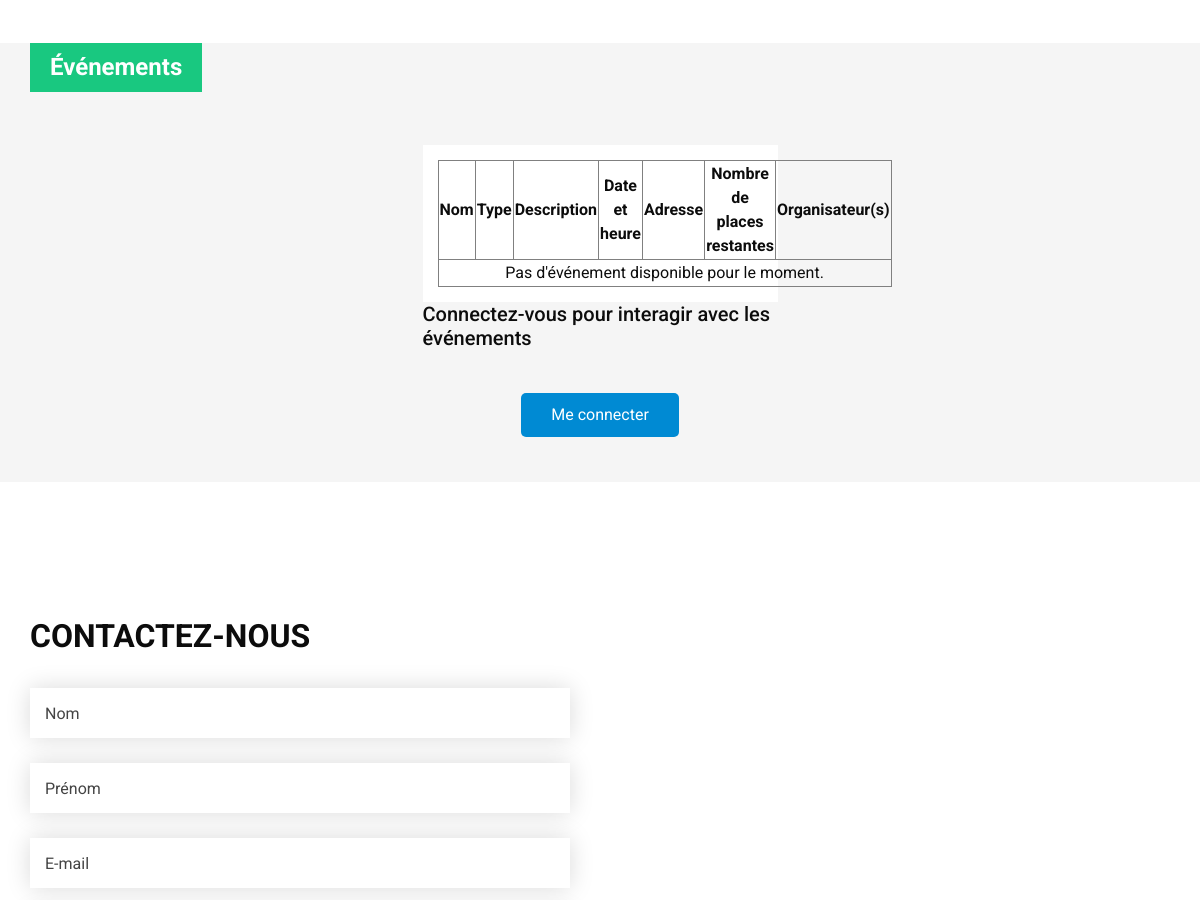
Before: / (middle part) with the older database file.
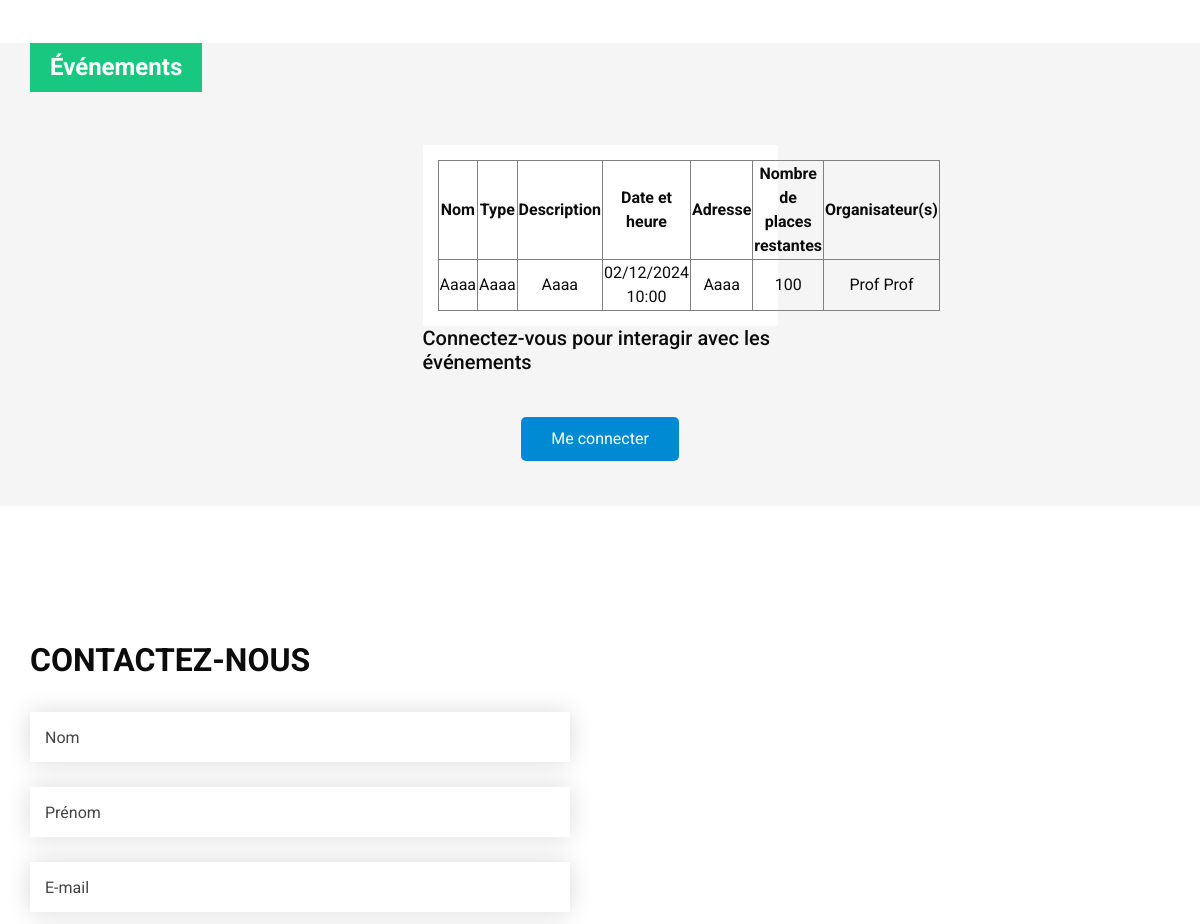
After: the same page with the newer database file.
### tables this page shows
CREATE TABLE `evenement` (
  `id_evenement` int NOT NULL,
  `nom_evenement` varchar(100) NOT NULL,
  `type` varchar(50) NOT NULL,
  `description_evenement` varchar(100) NOT NULL,
  `adresse` varchar(100) NOT NULL,
  `nb_de_places` int NOT NULL,
  `verification` tinyint(1) NOT NULL,
  `date_evenement` datetime(6) NOT NULL
);

CREATE TABLE `utilisateur` (
  `id_utilisateur` int NOT NULL,
  `nom` varchar(50) NOT NULL,
  `prenom` varchar(50) NOT NULL,
  `email` varchar(150) NOT NULL,
  `mdp` varchar(100) NOT NULL,
  `info_sup` text,
  `role` varchar(30) NOT NULL,
  `active` tinyint(1) NOT NULL DEFAULT '0'
);

### PHP/bdd/Bdd.php (called while the page is built)
<?php
class Bdd {
    private $bdd;
    private $serveur = "localhost" ;
    private $nomBdd = "projet_lprs" ;
    private $username = "root";
    private $password = "";
    public function __construct(){
        $this->bdd = new PDO('mysql:host='.$this->serveur.';dbname='.$this->nomBdd,$this->username,$this->password);
    }
    public function getBdd(){
        return $this->bdd;
    }
}
?>

### index.php (the view, shortened to what the changed rows need)
<?php
include 'PHP/bdd/Bdd.php';
$bdd = new Bdd();
$req = $bdd->getBdd()->query('SELECT e.id_evenement, e.nom_evenement, e.type, e.description_evenement, e.adresse, e.nb_de_places-COUNT(p.REF_UTILISATEUR) as "nb_de_places", e.date_evenement, u.nom, u.prenom, u.id_utilisateur FROM evenement as e LEFT JOIN participer as p ON e.id_evenement = p.REF_EVENEMENT LEFT JOIN creer as c ON e.id_evenement = c.REF_EVENEMENT LEFT JOIN utilisateur as u ON c.REF_UTILISATEUR = u.id_utilisateur WHERE e.verification = 1 GROUP BY e.id_evenement, u.id_utilisateur ORDER BY e.date_evenement;');
$res = $req->fetchAll();
foreach ($res as $evenement) {
    $id_evenement = $evenement['id_evenement'];
    if (!isset($evenements[$id_evenement])) {
        $evenements[$id_evenement] = [
            'nom_evenement' => $evenement['nom_evenement'],
            'type' => $evenement['type'],
            'description_evenement' => $evenement['description_evenement'],
            'date_evenement' => $evenement['date_evenement'],
            'adresse' => $evenement['adresse'],
            'nb_de_places' => $evenement['nb_de_places'],
            'organisateurs' => [],
            'est_organisateur' => false
        ];
    }
    $evenements[$id_evenement]['organisateurs'][] = [
        'id_utilisateur' => $evenement['id_utilisateur'],
        'nom' => $evenement['nom'],
        'prenom' => $evenement['prenom']
    ];
}
?>
<!DOCTYPE html>
<html lang="fr">
<head>
  <link rel="stylesheet" type="text/css" href="css/bootstrap.css" />
  <link href="css/font-awesome.min.css" rel="stylesheet" />
  <link href="css/style.css" rel="stylesheet" />
  <link href="css/responsive.css" rel="stylesheet" />
</head>
<body>
  <section class="product_section " id="evenements">
    <div class="container">
      <div class="product_heading">
        <h2>
          Événements
        </h2>
      </div>
      <div class="product_container">
        <div class="box">
          <div class="box-content">
            <div class="detail-box">
                  <table border="1px" style="text-align: center; margin: auto;">
                      <tr>
                          <th>Nom</th>
                          <th>Type</th>
                          <th>Description</th>
                          <th>Date et heure</th>
                          <th>Adresse</th>
                          <th>Nombre de places restantes</th>
                          <th>Organisateur(s)</th>
                      </tr>
                      <tr>
                          <?php
                          if (empty($res)){
                          ?>
                      <tr>
                          <td colspan="10">Pas d'événement disponible pour le moment.</td>
                      </tr>
                          <?php
                          } else {
                              foreach($evenements as $id_evenement => $evenement){
                                  ?>
                      <tr>
                          <td><?php echo $evenement['nom_evenement'] ?></td>
                          <td><?php echo $evenement['type'] ?></td>
                          <td><?php echo $evenement['description_evenement'] ?></td>
                          <td>
                              <?php
                              $date = new DateTime($evenement['date_evenement']);
                              $dateString = date_format($date,'d/m/Y H:i');
                              echo $dateString;
                              ?>
                          </td>
                          <td><?php echo $evenement['adresse'] ?></td>
                          <td><?php echo $evenement['nb_de_places'] ?></td>
                          <td>
                              <?php
                              foreach($evenement['organisateurs'] as $organisateur) {
                                  echo $organisateur['nom']." ".$organisateur['prenom']."<br>";
                              }
                              ?>
                          </td>
                      </tr>
                      <?php
                              }
                          }
                      ?>
                  </table>
            </div>
          </div>
        </div>
      </div>
    </div>
  </section>
  <section class="contact_section layout_padding" id="contact">
    <div class="container">
      <div class="heading_container">
        <h2>
          Contactez-nous
        </h2>
      </div>
    </div>
  </section>
</body>
</html>

Changed rows visible on the page:
added evenement: nom_evenement "Aaaa", type "Aaaa", description_evenement "Aaaa", date_evenement "02/12/2024 10:00", adresse "Aaaa", nb_de_places "100", utilisateur.nom "Prof", utilisateur.prenom "Prof"
Other visible differences:
text no longer shown: "Pas d'événement disponible pour le moment."
